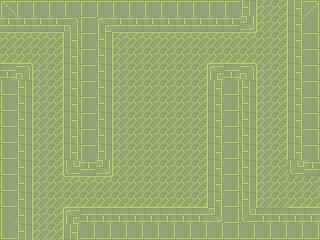

Below is a game level as drawn by its tile map, then a one-line description and the .tmx file that defines it, in full:
An orthogonal 20x15 tile map with 16x16 px tiles, 1 tile layer (background), 3 tilesets and 6 objects.

<map version="1.0" orientation="orthogonal" renderorder="right-down" width="20" height="15" tilewidth="16" tileheight="16" nextobjectid="49">
 <tileset firstgid="1" name="tileset_1" tilewidth="16" tileheight="16" tilecount="49" columns="7">
  <image source="tileset_2.png" width="112" height="112" />
 </tileset>
 <tileset firstgid="50" name="player" tilewidth="32" tileheight="32" tilecount="1" columns="1">
  <image source="../../img/player_stand.png" width="32" height="36" />
 </tileset>
 <tileset firstgid="51" name="scarab" tilewidth="64" tileheight="32" tilecount="1" columns="1">
  <image source="../../img/scarab.png" width="64" height="32" />
 </tileset>
 <layer name="background" width="20" height="15">
  <data encoding="csv">
1,4,4,4,4,4,3,3,3,3,3,3,3,3,3,23,24,26,27,7,
11,11,11,11,13,4,9,10,10,10,10,10,10,10,10,41,24,26,27,14,
18,18,18,19,27,4,23,17,18,18,18,18,18,18,18,18,25,26,20,21,
32,32,25,26,27,4,23,24,25,25,25,25,25,32,32,32,25,26,20,21,
39,13,24,26,27,4,23,24,25,25,25,25,26,9,39,13,24,26,20,21,
15,23,24,26,27,4,23,24,25,25,25,25,26,27,46,23,24,26,20,21,
29,23,24,26,27,4,23,24,25,25,25,25,26,27,46,23,24,26,20,21,
29,23,24,26,27,4,23,24,25,25,25,25,26,27,46,23,24,26,20,21,
29,23,24,26,27,4,23,24,25,25,25,25,26,27,46,23,24,26,20,21,
29,23,24,26,27,4,23,24,25,25,25,25,26,27,46,23,24,26,20,21,
29,23,24,26,37,11,41,24,25,25,25,25,26,27,46,23,24,25,37,11,
29,23,24,25,18,18,18,25,25,25,25,25,26,27,46,23,24,25,25,25,
29,23,24,25,32,32,32,32,32,32,32,32,33,27,46,23,24,25,32,32,
36,23,24,26,9,39,40,40,40,40,40,40,40,41,46,37,39,39,39,39,
22,23,24,26,27,46,47,47,47,47,47,47,47,47,46,46,46,46,46,46
</data>
 </layer>
 <objectgroup name="enemies" />
 <objectgroup name="solids">
  <object id="33" x="0" y="0" width="256" height="32" />
  <object id="34" x="64" y="32" width="48" height="144" />
  <object id="35" x="0" y="64" width="32" height="176" />
  <object id="36" x="64" y="208" width="256" height="32" />
  <object id="37" x="208" y="64" width="48" height="144" />
  <object id="38" x="288" y="0" width="32" height="176" />
 </objectgroup>
 <objectgroup name="player" />
</map>